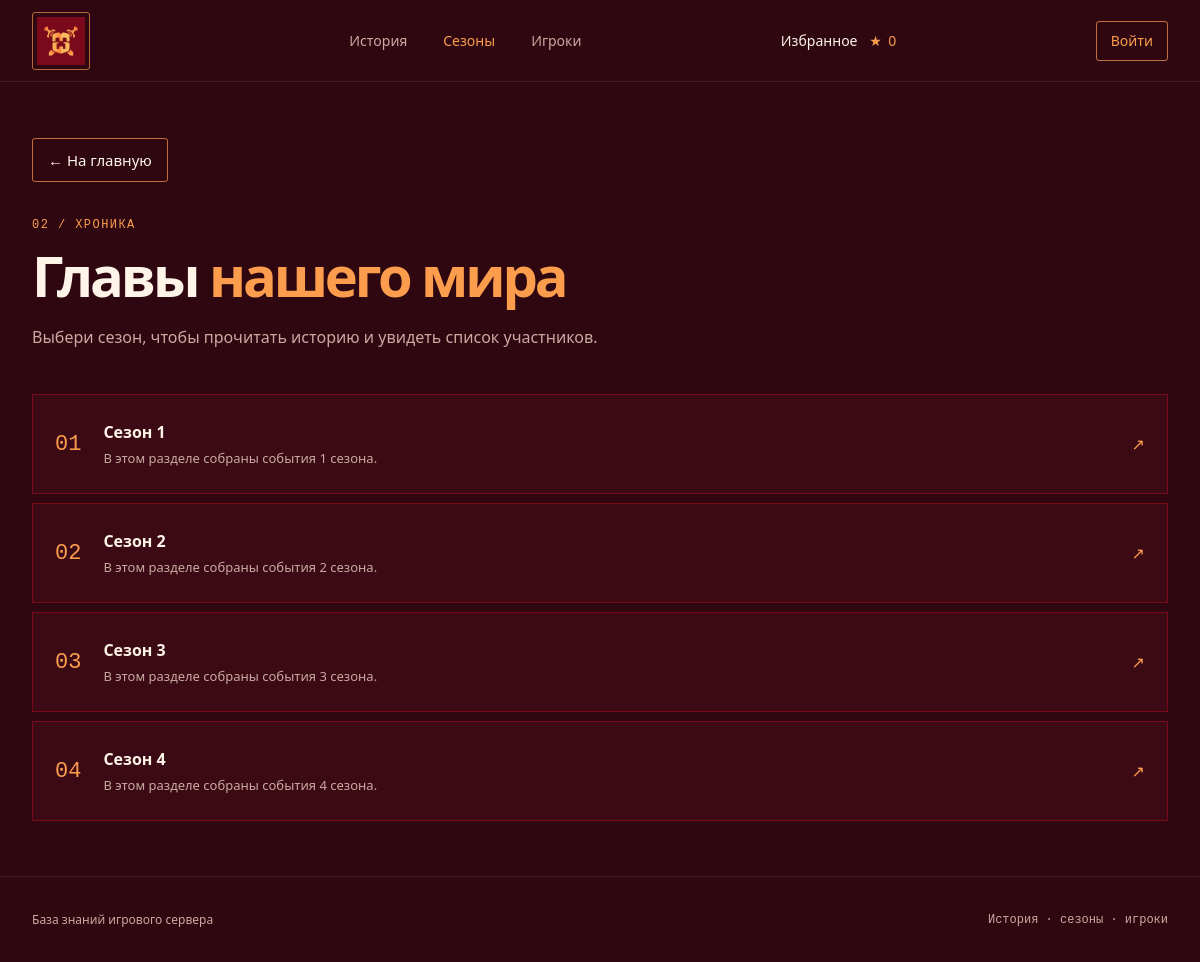
Screenshot of /seasons with the database file from the repository.
### tables this page shows
CREATE TABLE seasons (
                id INTEGER PRIMARY KEY,
                history_text TEXT
            );

### mineshield.py (the view)
@app.get("/seasons")
def seasons():
    return render_template("seasons.html", seasons=get_seasons())

### mineshield.py (called while the page is built, shortened)
@app.context_processor
def inject_template_state() -> dict[str, Any]:
    static_dir = Path(app.static_folder or BASE_DIR / "static")
    return {
        "logo_available": (static_dir / "images" / "logo.png").is_file(),
        "current_user": get_current_user(),
        "csrf_token": get_csrf_token,
    }

def get_current_user() -> dict[str, str] | None:
    username = session.get("username")
    if not username:
        return None

def connect_db(db_path: Path | str | None = None) -> sqlite3.Connection:
    connection = sqlite3.connect(db_path or DB_PATH)
    connection.row_factory = sqlite3.Row
    return connection

def get_seasons() -> list[sqlite3.Row]:
    connection = connect_db()
    try:
        return connection.execute(
            "SELECT id, history_text FROM seasons ORDER BY id"
        ).fetchall()
    finally:
        connection.close()

@app.before_request
def ensure_database_initialized() -> None:
    database_path = Path(DB_PATH).resolve()
    if database_path not in _initialized_databases:
        init_db(database_path)
        _initialized_databases.add(database_path)

### templates/seasons.html (shortened to what this page needs)
{% extends "base.html" %}
{% block content %}
<section class="page-hero">
  <a class="back-link" href="{{ url_for('home') }}">← На главную</a>
  <p class="eyebrow">02 / ХРОНИКА</p>
  <h1>Главы <span>нашего мира</span></h1>
  <p class="page-intro">Выбери сезон, чтобы прочитать историю и увидеть список участников.</p>
</section>
<section class="season-list">
  {% for season in seasons %}
  <a class="season-row" href="{{ url_for('season_detail', season_id=season.id) }}">
    <span class="season-row-index">0{{ season.id }}</span>
    <span class="season-row-copy"><strong>Сезон {{ season.id }}</strong><span>{{ season.history_text }}</span></span>
    <span class="season-row-arrow" aria-hidden="true">↗</span>
  </a>
  {% else %}
  <div class="empty-state"><span>▦</span><h2>Сезонов пока нет</h2><p>Загляни позже — здесь появится история сервера.</p></div>
  {% endfor %}
</section>
{% endblock %}

### static/style.css (style rules this page uses)
:root { color-scheme: dark; --bg: #2e0710; --panel: #3b0a15; --panel-soft: #4b0d1a; --line: #7a0a1b; --text: #fff4e8; --muted: #c9aaa1; --gold: #fc9c4d; --gold-light: #ffc16f; --mono: "DM Mono", Consolas, monospace; --sans: "Segoe UI", sans-serif; }
* { box-sizing: border-box; }
body { margin: 0; min-width: 320px; background: var(--bg); color: var(--text); font-family: var(--sans); -webkit-font-smoothing: antialiased; }
a { color: inherit; text-decoration: none; }
.eyebrow { margin: 0 0 18px; color: var(--gold); font: 12px var(--mono); letter-spacing: .12em; }
.hero h1, .page-hero h1, .not-found h1 { margin: 0; font-size: clamp(42px, 5vw, 66px); line-height: 1.13; letter-spacing: -.055em; font-weight: 700; }
.hero h1 span, .page-hero h1 span, .not-found h1 span { color: var(--gold); }
.page-hero { padding: 56px 0 30px; }
.back-link { min-height: 44px; margin-bottom: 36px; padding: 0 15px; display: inline-flex; align-items: center; border: 1px solid rgba(252,156,77,.7); border-radius: 3px; color: var(--text); font-size: 15px; transition: color .18s ease, border-color .18s ease, background .18s ease; }
.page-hero .eyebrow { margin-bottom: 12px; }
.page-hero h1 { font-size: clamp(38px, 5vw, 56px); }
.page-intro { max-width: 600px; margin: 16px 0 0; color: var(--muted); font-size: 16px; line-height: 1.8; }
.season-list { display: grid; gap: 9px; padding: 12px 0 55px; }
.season-row { display: flex; align-items: center; gap: 22px; min-height: 100px; padding: 18px 22px; border: 1px solid var(--line); background: var(--panel); transition: border-color .18s ease, transform .18s ease; }
.season-row-index { color: var(--gold); font: 22px var(--mono); }
.season-row-copy { display: grid; flex: 1; gap: 6px; min-width: 0; }
.season-row-copy strong { font-size: 16px; }
.season-row-copy span { overflow: hidden; color: var(--muted); font-size: 13px; text-overflow: ellipsis; white-space: nowrap; }
.season-row-arrow { color: var(--gold); }

### rows the page displays
seasons: id "1", history_text "В этом разделе собраны события 1 сезона."
seasons: id "2", history_text "В этом разделе собраны события 2 сезона."
seasons: id "3", history_text "В этом разделе собраны события 3 сезона."
seasons: id "4", history_text "В этом разделе собраны события 4 сезона."
